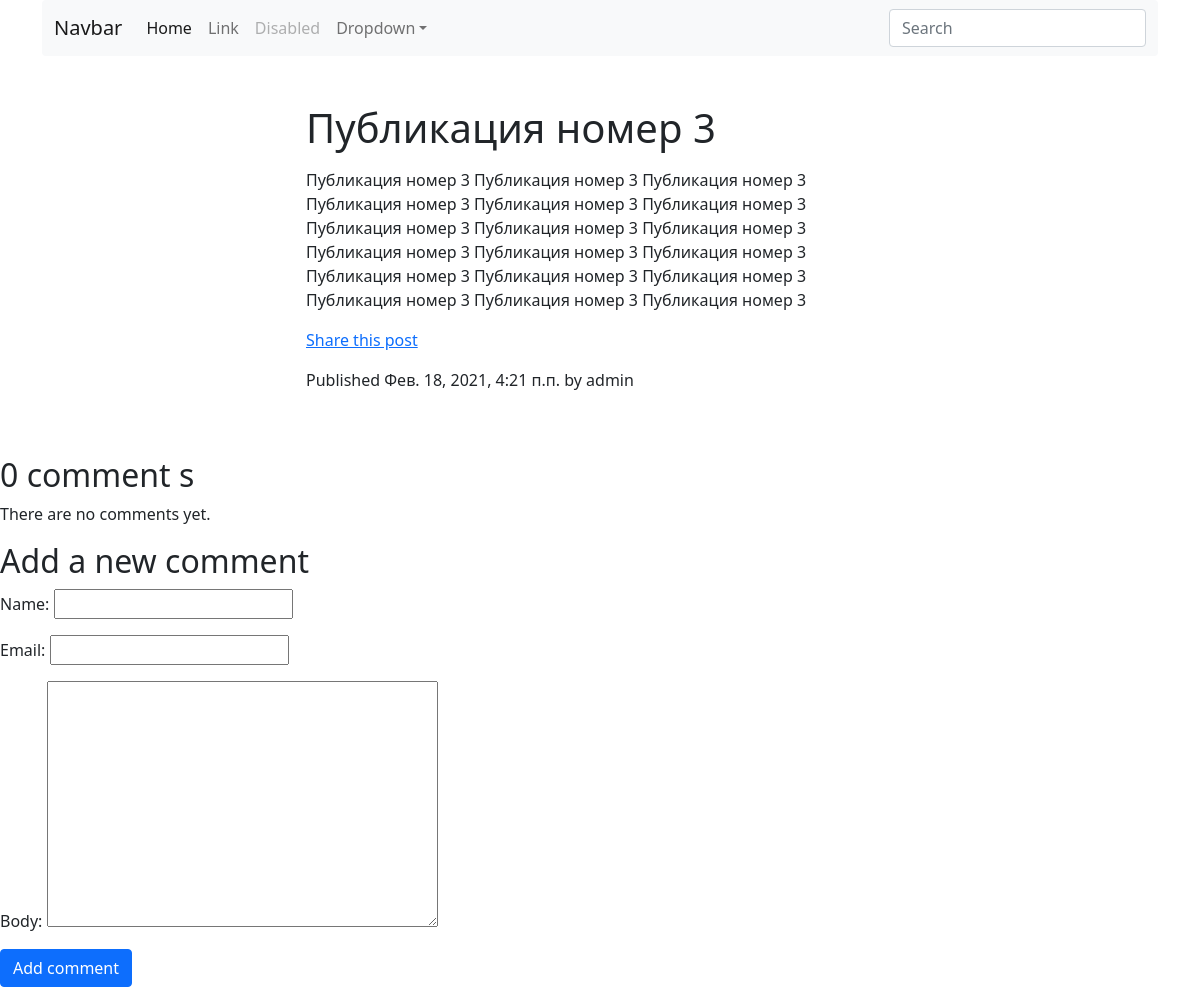
Page /blog/2021/2/18/publikaciya-nomer-1/ on the earlier database version.
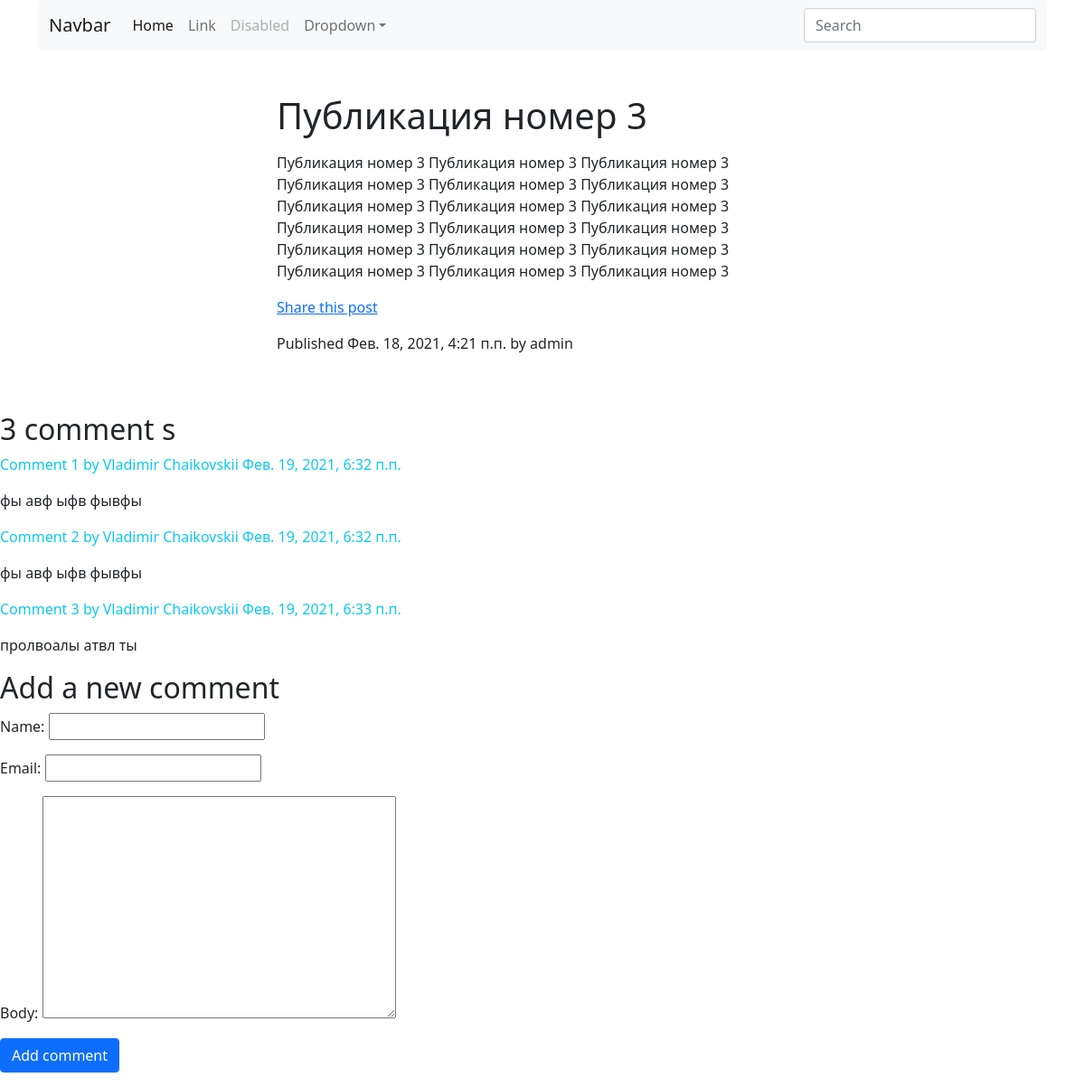
Same page on the later database version.
### blog/models.py (models this page shows, shortened)
class Post(models.Model):
    STATUS_CHOICES = (
        ('draft', 'Draft'),
        ('published', 'Published'),
    )
    title = models.CharField(max_length=250)
    slug = models.SlugField(max_length=250, unique_for_date='publish')
    author = models.ForeignKey(User, on_delete=models.CASCADE, related_name='blog_posts')
    body = models.TextField()
    publish = models.DateTimeField(default=timezone.now)
    created = models.DateTimeField(auto_now_add=True)
    updated = models.DateTimeField(auto_now=True)
    status = models.CharField(max_length=10, choices=STATUS_CHOICES, default='draft')
    objects = models.Manager()  # Менеджер по умолчанию
    published = PublishedManager()  # Наш новый менеджер
    tags = TaggableManager()
    class Meta:
        ordering = ('-publish', )

class Comment(models.Model):
    post = models.ForeignKey(Post, on_delete=models.CASCADE, related_name='comments')
    name = models.CharField(max_length=80)
    email = models.EmailField()
    body = models.TextField()
    created = models.DateTimeField(auto_now_add=True)
    updated = models.DateTimeField(auto_now=True)
    active = models.BooleanField(default=True)
    class Meta:
        ordering = ('created',)

### blog/views.py (the view)
def post_detail(request, year, month, day, post):
    post = get_object_or_404(Post, slug=post, status='published', publish__year=year, publish__month=month,
                             publish__day=day)
    comments = post.comments.filter(active=True)
    new_comment = None
    if request.method == 'POST':
        comment_form = CommentForm(data=request.POST)
        if comment_form.is_valid():
            new_comment = comment_form.save(commit=False)
            new_comment.post = post
            new_comment.save()
    else:
        comment_form = CommentForm()
    return render(request, 'blog/post/detail.html', {'post': post, 'comments': comments, 'new_comment': new_comment,
                                                     'comment_form': comment_form})

### blog/forms.py
class CommentForm(forms.ModelForm):
    class Meta:
        model = Comment
        fields = ('name', 'email', 'body')

### blog/templates/blog/post/detail.html (shortened to what this page needs)
{% extends 'base.html' %}
{% block content %}
    <div class="row py-lg-5">
      <div class="col-lg-6 col-md-8 mx-auto">
        <h1 class="fw-light">{{ post.title }}</h1>
        <p class="lead text-muted">
            {{ post.body|linebreaks }}
          <a href="{% url "blog:post_share" post.id %}">Share this post</a>
        </p>
          <p>Published {{ post.publish }} by {{ post.author }}</p>
            </div>
    </div>
    {% with comments.count as total_comments %}
        <h2>{{ total_comments }} comment {{ total_comments|pluralize }}</h2>
    {% endwith %}
    {% for comment in comments %}
        <div class="justify-content-md-end">
        <p class="text-info">
            Comment {{ forloop.counter }} by {{ comment.name }}
            {{ comment.created }}
        </p>
        {{ comment.body|linebreaks }}
        </div>
        {% empty %}
        <p>There are no comments yet.</p>
    {% endfor %}
 {% if new_comment %}
        <h2>Yor comment has been added.</h2>
 {% else %}
        <h2>Add a new comment</h2>
        <form action="." method="post">
        {{ comment_form.as_p }}
        <button type="submit" value="Add comment" class="btn btn-primary mb-3">Add comment</button>
        </form>
 {% endif %}
{% endblock content %}

### templates/base.html (shortened to what this page needs)
{% load static %}
<!DOCTYPE html>
<html lang="ru">
<head>
<link href="{% static 'css/bootstrap.min.css' %}" rel="stylesheet" />
</head>
<body>
<main>
    <div class="container">
    <nav class="navbar navbar-expand-lg navbar-light bg-light rounded" aria-label="Eleventh navbar example">
      <div class="container-fluid">
        <a class="navbar-brand" href="#">Navbar</a>
        <div class="collapse navbar-collapse" id="navbarsExample09">
          <ul class="navbar-nav me-auto mb-2 mb-lg-0">
            <li class="nav-item">
              <a class="nav-link active" aria-current="page" href="#">Home</a>
            </li>
            <li class="nav-item">
              <a class="nav-link" href="#">Link</a>
            </li>
            <li class="nav-item">
              <a class="nav-link disabled" href="#" tabindex="-1" aria-disabled="true">Disabled</a>
            </li>
            <li class="nav-item dropdown">
              <a class="nav-link dropdown-toggle" href="#" id="dropdown09" data-bs-toggle="dropdown" aria-expanded="false">Dropdown</a>
            </li>
          </ul>
          <form>
            <input class="form-control" type="text" placeholder="Search" aria-label="Search">
          </form>
        </div>
      </div>
    </nav>
    </div>
    {% block content %}{% endblock content %}
</main>
</body>
</html>

Differences in the rows shown:
added Comment: name "Vladimir Chaikovskii", created "Фев. 19, 2021, 6:32 п.п.", body "фы авф ыфв фывфы"
added Comment: name "Vladimir Chaikovskii", created "Фев. 19, 2021, 6:32 п.п.", body "фы авф ыфв фывфы"
added Comment: name "Vladimir Chaikovskii", created "Фев. 19, 2021, 6:33 п.п.", body "пролвоалы атвл ты"
Other differences:
{{ total_comments }}: "0" → "3"
text no longer shown: "There are no comments yet."
